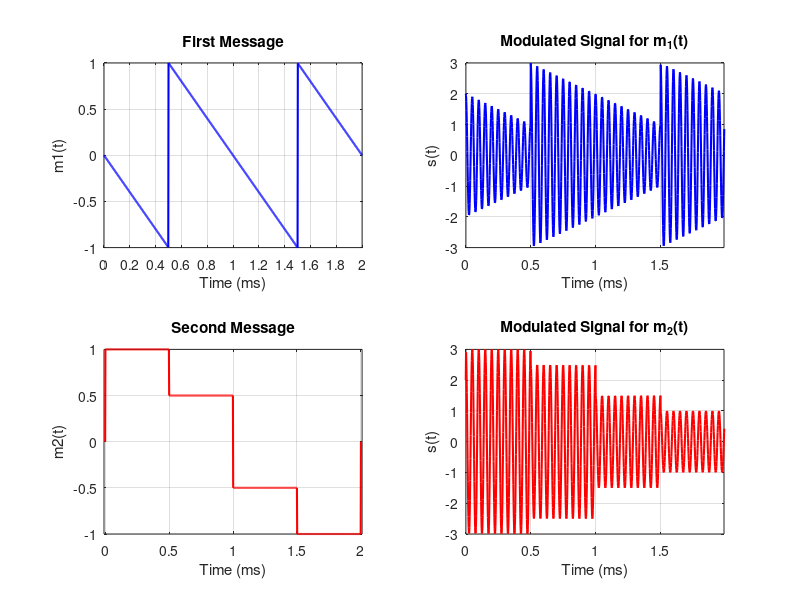

This chart was generated by the following MATLAB code:
%%%%%%%%%%%%%%%%%%%%%%%%% Define Parameters %%%%%%%%%%%%%%%%%%%%%%%%%%%%

% Define parameters
t = linspace(-0.001,2.001,1000); % Time Vector
fc = 10000;                      % Carrier Frequency
Ac = 2;                          % Amplitude
Ka = 0.5;                        % Modulation Index


%%%%%%%%%%%%%%%%%%%%%%%%%%%%% Generate Signals %%%%%%%%%%%%%%%%%%%%%%%%%

% Generate the first message message m1(t)
m1_t = zeros(1,length(t));
for i = 1:length(t)
    if t(i) >= 0 && t(i) < 0.5
        m1_t(i) = -2*t(i); 
    elseif t(i) >= 0.5 && t(i) < 1.5
        m1_t(i) = (-2*t(i)+2); 
    elseif t(i) >= 1.5 && t(i) < 2
        m1_t(i) = (-2*t(i) + 4);
    end
end

% Generate the second message message m2(t)
m2_t = zeros(1,length(t));
for i = 1:length(t)
    if t(i) == 0
        m2_t(i) = 1;
    elseif t(i) >= 0 && t(i) < 0.5
        m2_t(i) = 1;
    elseif t(i) >= 0.5 && t(i) < 1
        m2_t(i) = 0.5;
    elseif t(i) >= 1 && t(i) <= 1.5
        m2_t(i) = -0.5;
    elseif t(i) >= 1.5 && t(i) <= 2
        m2_t(i) = -1;
    elseif t(i) > 2
        m2_t(i) = 0;
    end
end

% Generate the carrier signal
carrier = Ac * cos(2*pi*fc*t);


%%%%%%%%%%%%%%%%%%%%%%%%%% Modulation %%%%%%%%%%%%%%%%%%%%%%%%%%%%%%%%%%

% modulated signals for m1_t and m2_t
s_t1 = (1 + Ka * m1_t) .* carrier;
s_t2 = (1 + Ka * m2_t) .* carrier;


%%%%%%%%%%%%%%%%%%%%%%%%%%% Plotting %%%%%%%%%%%%%%%%%%%%%%%%%%%%%%%%%%%

figure;

% Plot the first message and its modulation
subplot(2,2,1);
plot(t,m1_t, 'b', 'LineWidth', 1.5);
xlabel('Time (ms)'); 
ylabel('m1(t)');
title('First Message');
axis([0 2 -1 1]); 
yticks([-1 -0.5 0 0.5 1]);
xticks([0 0.2 0.4 0.6 0.8 1 1.2 1.4 1.6 1.8 2]);
grid on;

subplot(2,2,2);
plot(t, s_t1, 'b', 'LineWidth', 1.5);
xlabel('Time (ms)');
xlim([0,1.99]);
ylabel('s(t)');
title('Modulated Signal for m_1(t)');
grid on;

% Plot the second message and its modulation
subplot(2,2,3);
plot(t,m2_t, 'r', 'LineWidth', 1.5);
xlabel('Time (ms)'); 
ylabel('m2(t)');
title('Second Message');
axis([0 2 -1 1]); 
xlim([-0.01, 2.01])
yticks([-1 -0.5 0 0.5 1]);
grid on;

subplot(2,2,4);
plot(t, s_t2, 'r', 'LineWidth', 1.5);
xlim([0,1.99]);
xlabel('Time (ms)');
ylabel('s(t)');
title('Modulated Signal for m_2(t)');
grid on;
